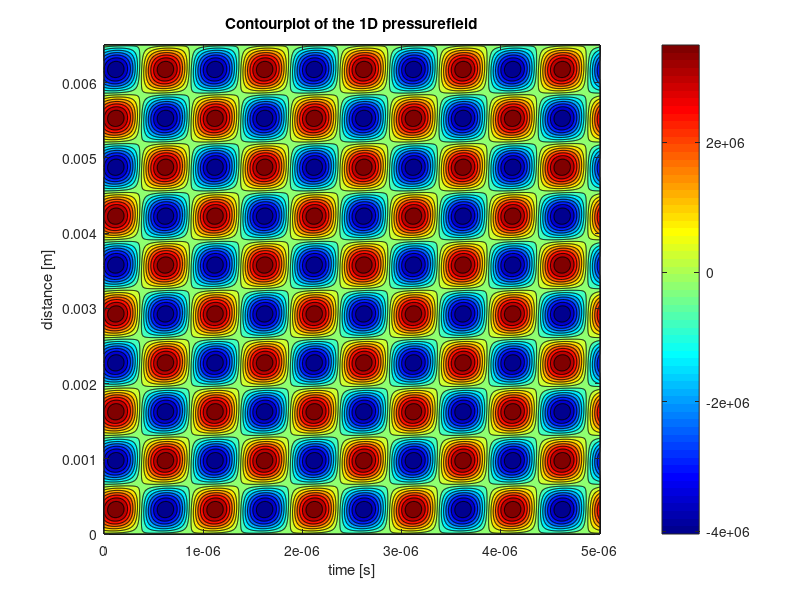
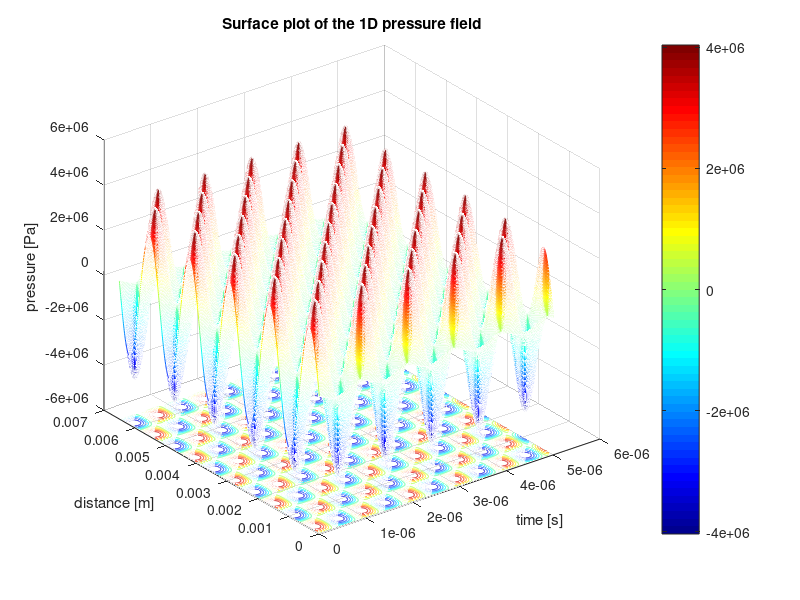

MATLAB code for these plots, in order: (Note: this script raises an error after producing the figures.)
% The purpose of this model is to get a tool to analyze an immersion type transudcer which is used to manipulate the position of air bubbles in oil. 
% The model is based on a model created by Sittig and utilizes derivations of it in the form of transfer functions. An expression for the pressure field
% was derived from the 1D wave equation. Eventually the force on the particles was calculated by utilization of Gor'kov's potential.
% 
% The authors of this script are Victor Dahl, Phillip Kjaer, Wenzel Neumann
% and Jeppe Ottense


clear all; close all; clc;

%% Initial Variables
f = 1*10^6;                      % system frequency in Hz
w=2*pi*f;                        % System frequency in rad/s

%% Piezoelectric constants

r_p=2.5*10^-3;                     % Radius of the piezoelectric plate - Found from CAD model
rho=7.8*10^3;                      % Piezoelectric plate density - Found from data sheet
d=2*10^-3;                         % Piezoelectric plate thickness - found from data sheet
S=pi*r_p^2;                        % Piezoelectric surface area - area of a circle due to circular peizoelectric disk face

c_33=16.6*10^10;                   % Elastic constant of the plate - found from source (victor found - please put it in when editing)
d_33=265*10^-12;                   % Piezoelectric charge coefficient - found from source -||-
s_33=14.2*10^-12;                  % Elastic compliance coefficient - found from source -||-
epsilon_0=8.854*10^-12;            % Vacuum permitivity - found from source -||-
epsilon_33=1200*epsilon_0;         % relativity Permativity - found from source -||-
Beta_33= epsilon_0/epsilon_33;     % the dielectric impermeability of the plate at constant strain - found from source -||-
h_33= d_33/(s_33*epsilon_33);      % Piezoelectric stiffness constant for the plate - found from source -||-
v_o=sqrt(c_33/rho);                % compressional wave speed from piezoelectric - found from source -||-

%%TAe calculated inputs
C_o=S*epsilon_33/(d);                 % the clamped capacitance of the plate - Found from NDE book
n=h_33*C_o;                        % A given constant

%TAa calculated inputs
% dfr=0.0000042;                       % Random variable to establish acoustic backing material relationship
% Z_b=dfr*w;                           % Acoustic impedance of the backing plate (this is a function of frequency)  
k=w/v_o;                           % wave number for the peizoelectric plate - found from NDE book


%% Acoustic impedance calculations
rho_4=7860;                          % Density of plain carbon steel 
c_3=3230;                            % Speed of wave in plain carbon steel
Z_b=rho_4*c_3*S;                     % Acoustic impedance of the backing plate

Z_o=rho*v_o*S;                       % plane wave acoustic impedance of the piezoelectric plate

S_a=S;                               % effective face area of the transducer
rho_2=857;                           % density of the fluid ISO VG 32
c=1300;                              % compresisonal wave speed in fluid 
Z_r=S_a*c*rho_2;                     % Acoustic radiation impedance 

c_2=3230;                            % Speed of sound in steel
rho_3=7850;                          % Density of steel
k_2=w/c_2;                           % wave number of the coating material of the transducer source
d_2=0.5*10^-3;                       % thickness of the coating material of the transducer source
S_m=(4.5*10^-3)^2*pi;                % Face area of the coating material fo the transducer soruce
Z_m=rho_3*c_2*S_m;                   % The acoustic impedance of the coating material of the transducer source


Kin_Vis=32*10^-6;                % Kinematic Viscosity of the fluid (ISO VG 32)
Vis=Kin_Vis*rho_2;               % Dynamic viscosity of the fluid
R=((c*rho_2)-(c_2*rho_3))/((c*rho_2)+(c_2*rho_3)); %Reflection coefficient 
L=0.04485;                                         %Lentgh of chamber


%% Matricies used in the Sittig Model

TAe_matrix=[1/n n/(1i*w*C_o); -1i*w*C_o 0];                                                                              %Transducer electrical matrix

TAa_matrix=(1/(Z_b-1i*Z_o*tan(k*d/2)))*[Z_b+1i*Z_o*cot(k*d) (Z_o)^2+1i*Z_o*Z_b*cot(k*d); 1 Z_b-2*1i*Z_o*tan(k*d/2)];     %Transducer acoustic matrix

TAl_matrix=[cos(k_2*d_2) -1i*Z_m*sin(k_2*d_2); (-1i*sin(k_2*d_2))/Z_m cos(k_2*d_2)];                                     %Transducer coating material matrix



TA_matrix=TAe_matrix*TAa_matrix*TAl_matrix;                                                                              %Sittig model matrix

%% equations for Sensitvities

S_vI=1/(Z_r*TA_matrix(2,1)+TA_matrix(2,2));                                   %Sensitivity for vI.

Z_in=(Z_r*TA_matrix(1,1)+TA_matrix(1,2))/(Z_r*TA_matrix(2,1)+TA_matrix(2,2)); %Electrical impedance of the transducer

S_FV=Z_r*S_vI/Z_in;                                                           % Sensitivity FV

%% Pressure at the transducer surface

V_M = 75;                                                                    % Input voltage
lambda =c/f;                                                                  % wavelength of the pressure field
F_surface = V_M * (0.0712 + 0.0767i);                                                       % Total force on trasnducer surface
P_surface = F_surface/(S_a);                                                  % pressure on the transducer surface

%% Translation to the 1D pressure field

damp_coeff =(2*Kin_Vis*w^2)/(3*c^3);                                          % Damping coefficient for attenuation within the liquid
P_field = zeros(1000,1000);                                                   % A matrix is initialized for storing the (complex)
                                                                              % pressure values varying with time and distance.     
% A standing wave is produced by attenuation of the travelling wave and its 
% reflections resulting from rebounding at the boundaries (walls). During
% the reflection at the boundaries, energy is lost which can be represented
% by a reflection coefficient, which takes the number of reflections until
% total attenuation into account. There is distinguished between the
% reflection coefficient due to impact with the right and left wall.

R1 = 4.2736;                                                                % Left wall reflection coefficient.
R2 = 4.8295;                                                                % Right wall reflection coefficient.

t = linspace(0,10*pi/w,1000);                                               % time duration during which the pressure field
                                                                            % is monitored.
x = linspace(0,5*0.0013,1000);                                              % Distance over which the pressure field is monitored.

% Here the P_field matrix is filled with the pressure amplitudes and phase
% shifts at a certain location in space and moment in time.
 for n = 1:1000
     for m = 1:1000
     P_field(n,m) = P_surface*(R1+1) * exp(1i*w*t(m)-1i*x(n)*2*pi/lambda) ...
         - R2*P_surface * exp(1i*w*t(m)+1i*(x(n))*2*pi/lambda);
      end
 end

%% Contourplots of the standing pressure wave

% 2D plot which shows the pressure minima and maxima of the pressure field
figure
contourf(t,x, real(P_field), 14); colormap jet; colorbar;
xlabel('time [s]'); ylabel('distance [m]'); title('Contourplot of the 1D pressurefield');

%% Surface plots of the standing pressure wave

% 3D animation of the pressure field
figure
meshc(t,x, real(P_field)); colormap jet; colorbar;
xlabel('time [s]'); ylabel('distance [m]'); zlabel('pressure [Pa]'); title('Surface plot of the 1D pressure field');


 
%% Constants used to calculate the acoustic radiation force

rho_p = 1.225;                                                                  %Air density [kg/m^3]
r = 80*10^-6;                                                                   %Bubble radius [m]
Vp = (4*pi/3)*r^3;                                                              %Bubble volume [m^3]
Mp = rho_p * Vp;                                                                %Bubble mass [kg]

% Oil of type ISO VG32 is used as the fluid
rho_l = 868;                                                                    % Oil density [kg/m^3]
mu = 32*10^-6*rho_l;                                                            % Oil Viscosity [kg/m*s]

% Besides the acoustic radiation force, acoording to Stoke's Law, there is
% also a drag force acting on the particle, which is given by f_D = B*v

B = 6*pi*r*mu;                                                                  % coefficient (gain) of Stoke's Law

% The acoustic radiation force is dependent on the compressibility factor
% f_1 and the density factor f_2

K_p = 1/(rho_p*330^2);                                                      % Compressibility of the air bubble
K_l = 1/(rho_l*c^2);                                                        % Compressibility of the oil
f_1=1-(K_p/K_l);                                                            % Compressibility factor
f_2=2*(rho_p-rho_l)/(2*rho_p+rho_l);                                        % Density factor

% The acoustic contrast factor determines whether the particles are forced
% towards the pressure nodes or antinodes. A negative contrast factor means
% that particles are forced towards the antinodes, whils a positive
% indicates movement towards the nodes.

acf = (5*rho_p-2*rho_l)/(2*rho_p+rho_l) - (K_p/K_l);                        % The acoustic contrast factor

% To calculate the acoustic radiation force, the time averaged pressure is
% required. For a standing wave it suffices to take only one period into
% account.

T = 1/f;                                                                    % One period of the pressure field

%% Plotting the results obtained from the acoustic radiation force

velocities = zeros(10,1);                                                   % A vector is initialized to store the values of  
                                                                            % velocities at different locations in x direction.

for i = 1:length(velocities)
    x = linspace(0.0013,0.0026,length(velocities));                         % The distance over which the velocity is monitored 
    x = x(i);                                                                        
v = Gorkov(P_surface,w,lambda,R1,R2,T,rho_l,r,f_1,f_2,c,B);    % Call upon the function to obtain the velocity.
vnew = subs(v);                                                             % Constants are substituted for the symbolic variables.
velocities(i) = double(vnew);                                               % the velocities are stored as scalars.
end

x = linspace(0.0013,0.0026,length(velocities));
% Here the resultant velocity is plotted for different locations x away
% from the transducer surface.
figure
plot(x',velocities)
xlabel('distance [m]'); ylabel('velocity [m/s]'); title('Particle velocities');


%% Here I tried to plot the different contributions to the acoustic force similar to figure 9 of the Trujillo paper

x = linspace(0.0013,0.0026,length(velocities));                             % Monitored distance, set to one wavelength, can be changed. Called again x
                                                                            % because it is the same variable in the Gorkov function but the domain can be 
                                                                            % changed.
% Here the outputs of the function are retrieved and converted from 
% symbols to numbers.
[v,p_mean_square,v_in,v_mean_square,Uac,Fac]  = Gorkov(P_surface,w,lambda,R1,R2,T,rho_l,r,f_1,f_2,c,B); 
p_ms = double(subs(p_mean_square));
v_ms = double(subs(v_mean_square));
Uac = double(subs(Uac));
Fac = double(subs(Fac));

p_ms_vc = [p_ms; p_ms; p_ms; p_ms; p_ms; p_ms; p_ms; p_ms; p_ms; p_ms];     % Matrices for plotting. Constructed 
v_ms_vc = [v_ms; v_ms; v_ms; v_ms; v_ms; v_ms; v_ms; v_ms; v_ms; v_ms];     % in the same way as for the pressure
Uac_vc = [Uac; Uac; Uac; Uac; Uac; Uac; Uac; Uac; Uac; Uac];                % field plot, only this time there is 
Fac_vc = [Fac; Fac; Fac; Fac; Fac; Fac; Fac; Fac; Fac; Fac];                % no change in values through time, as 
                                                                            % they are time averages.
time_averaged_vec = linspace(0,T,length(velocities));                       % Since all are time-averaged, I just made a random duration 
                                                                            % of one period,
                                                                            % which I use to be
                                                                            % able to make a
                                                                            % contour plot.
% Plots according to figure 9 of Trujillo                                                                            
                                                                            
figure                                                      
tiledlayout(4,1); nexttile;
contourf(x,time_averaged_vec,real(p_ms_vc), 14); colormap jet; colorbar;
xlabel('distance [m]'); ylabel('time [s]'); title('<p^2>');

nexttile;
contourf(x,time_averaged_vec,real(v_ms_vc), 14); colormap jet; colorbar;
xlabel('distance [m]'); ylabel('time [s]'); title('<v^2>');

nexttile;
contourf(x,time_averaged_vec,real(Uac_vc), 14); colormap jet; colorbar;
xlabel('distance [m]'); ylabel('time [s]'); title('Uac');

nexttile;
contourf(x,time_averaged_vec,real(Fac_vc), 14); colormap jet; colorbar;
xlabel('distance [m]'); ylabel('time [s]'); title('Fac');








